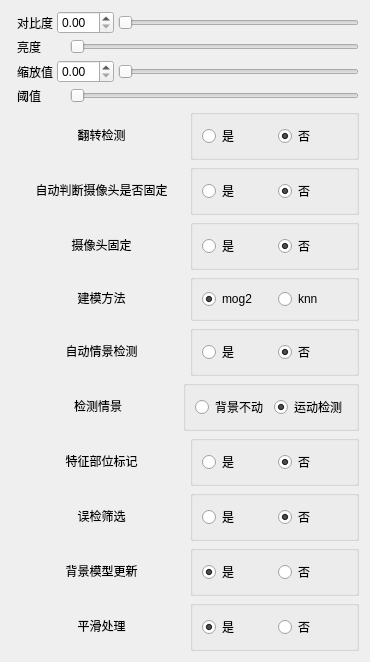
<?xml version="1.0" encoding="UTF-8"?>
<ui version="4.0">
 <class>Dialog</class>
 <widget class="QDialog" name="Dialog">
  <property name="geometry">
   <rect>
    <x>0</x>
    <y>0</y>
    <width>370</width>
    <height>548</height>
   </rect>
  </property>
  <property name="windowTitle">
   <string>参数设置</string>
  </property>
  <property name="windowIcon">
   <iconset>
    <normaloff>res/a128.ico</normaloff>res/a128.ico</iconset>
  </property>
  <layout class="QGridLayout" name="gridLayout">
   <item row="0" column="0">
    <layout class="QVBoxLayout" name="verticalLayout">
     <property name="spacing">
      <number>0</number>
     </property>
     <item>
      <widget class="QWidget" name="widget" native="true">
       <layout class="QVBoxLayout" name="verticalLayout_2">
        <property name="spacing">
         <number>4</number>
        </property>
        <property name="leftMargin">
         <number>6</number>
        </property>
        <property name="topMargin">
         <number>0</number>
        </property>
        <property name="rightMargin">
         <number>0</number>
        </property>
        <property name="bottomMargin">
         <number>0</number>
        </property>
        <item>
         <layout class="QHBoxLayout" name="horizontalLayout_16">
          <item>
           <widget class="QLabel" name="label_Contrast1">
            <property name="text">
             <string>对比度</string>
            </property>
           </widget>
          </item>
          <item>
           <widget class="QDoubleSpinBox" name="doubleSpinBox_contrast"/>
          </item>
          <item>
           <widget class="QSlider" name="slider_contrast">
            <property name="orientation">
             <enum>Qt::Horizontal</enum>
            </property>
           </widget>
          </item>
         </layout>
        </item>
        <item>
         <layout class="QHBoxLayout" name="horizontalLayout_15">
          <item>
           <widget class="QLabel" name="label_bright1">
            <property name="text">
             <string>亮度    </string>
            </property>
           </widget>
          </item>
          <item>
           <widget class="QLabel" name="label_bright2">
            <property name="text">
             <string/>
            </property>
           </widget>
          </item>
          <item>
           <widget class="QSlider" name="slider_bright">
            <property name="orientation">
             <enum>Qt::Horizontal</enum>
            </property>
           </widget>
          </item>
         </layout>
        </item>
        <item>
         <layout class="QHBoxLayout" name="horizontalLayout">
          <item>
           <widget class="QLabel" name="label_scale">
            <property name="text">
             <string>缩放值</string>
            </property>
           </widget>
          </item>
          <item>
           <widget class="QDoubleSpinBox" name="doubleSpinBox"/>
          </item>
          <item>
           <widget class="QSlider" name="slider_scale">
            <property name="orientation">
             <enum>Qt::Horizontal</enum>
            </property>
           </widget>
          </item>
         </layout>
        </item>
        <item>
         <layout class="QHBoxLayout" name="horizontalLayout_2">
          <item>
           <widget class="QLabel" name="label_thres">
            <property name="text">
             <string>阈值    </string>
            </property>
           </widget>
          </item>
          <item>
           <widget class="QLabel" name="label_2">
            <property name="text">
             <string/>
            </property>
           </widget>
          </item>
          <item>
           <widget class="QSlider" name="slider_thres">
            <property name="maximum">
             <number>255</number>
            </property>
            <property name="orientation">
             <enum>Qt::Horizontal</enum>
            </property>
           </widget>
          </item>
         </layout>
        </item>
        <item>
         <layout class="QHBoxLayout" name="horizontalLayout_3">
          <item>
           <widget class="QLabel" name="label_flip">
            <property name="text">
             <string>翻转检测</string>
            </property>
            <property name="alignment">
             <set>Qt::AlignCenter</set>
            </property>
           </widget>
          </item>
          <item>
           <widget class="QGroupBox" name="groupBox_flip">
            <property name="title">
             <string/>
            </property>
            <layout class="QHBoxLayout" name="horizontalLayout_9">
             <item>
              <widget class="QRadioButton" name="radioButton_flip1">
               <property name="text">
                <string>是</string>
               </property>
               <property name="checked">
                <bool>false</bool>
               </property>
              </widget>
             </item>
             <item>
              <widget class="QRadioButton" name="radioButton_flip2">
               <property name="text">
                <string>否</string>
               </property>
               <property name="checked">
                <bool>true</bool>
               </property>
              </widget>
             </item>
            </layout>
           </widget>
          </item>
         </layout>
        </item>
        <item>
         <layout class="QHBoxLayout" name="horizontalLayout_17">
          <item>
           <widget class="QLabel" name="label_autoSight">
            <property name="text">
             <string>自动判断摄像头是否固定</string>
            </property>
            <property name="alignment">
             <set>Qt::AlignCenter</set>
            </property>
           </widget>
          </item>
          <item>
           <widget class="QGroupBox" name="groupBox_autoSight">
            <property name="title">
             <string/>
            </property>
            <layout class="QHBoxLayout" name="horizontalLayout_18">
             <item>
              <widget class="QRadioButton" name="radioButton_autoSight1">
               <property name="text">
                <string>是</string>
               </property>
               <property name="checked">
                <bool>false</bool>
               </property>
              </widget>
             </item>
             <item>
              <widget class="QRadioButton" name="radioButton_autoSight2">
               <property name="text">
                <string>否</string>
               </property>
               <property name="checked">
                <bool>true</bool>
               </property>
              </widget>
             </item>
            </layout>
           </widget>
          </item>
         </layout>
        </item>
        <item>
         <layout class="QHBoxLayout" name="horizontalLayout_4">
          <item>
           <widget class="QLabel" name="label_origin">
            <property name="text">
             <string>摄像头固定</string>
            </property>
            <property name="alignment">
             <set>Qt::AlignCenter</set>
            </property>
           </widget>
          </item>
          <item>
           <widget class="QGroupBox" name="groupBox_origin">
            <property name="title">
             <string/>
            </property>
            <layout class="QHBoxLayout" name="horizontalLayout_10">
             <item>
              <widget class="QRadioButton" name="radioButton_origin1">
               <property name="text">
                <string>是</string>
               </property>
               <property name="checked">
                <bool>false</bool>
               </property>
              </widget>
             </item>
             <item>
              <widget class="QRadioButton" name="radioButton_origin2">
               <property name="text">
                <string>否</string>
               </property>
               <property name="checked">
                <bool>true</bool>
               </property>
              </widget>
             </item>
            </layout>
           </widget>
          </item>
         </layout>
        </item>
        <item>
         <layout class="QHBoxLayout" name="horizontalLayout_5">
          <item>
           <widget class="QLabel" name="label_mod">
            <property name="text">
             <string>建模方法</string>
            </property>
            <property name="alignment">
             <set>Qt::AlignCenter</set>
            </property>
           </widget>
          </item>
          <item>
           <widget class="QGroupBox" name="groupBox_mod">
            <property name="title">
             <string/>
            </property>
            <layout class="QHBoxLayout" name="horizontalLayout_11">
             <item>
              <widget class="QRadioButton" name="radioButton_mog2">
               <property name="text">
                <string>mog2</string>
               </property>
               <property name="checked">
                <bool>true</bool>
               </property>
              </widget>
             </item>
             <item>
              <widget class="QRadioButton" name="radioButton_knn">
               <property name="text">
                <string>knn</string>
               </property>
              </widget>
             </item>
            </layout>
           </widget>
          </item>
         </layout>
        </item>
        <item>
         <layout class="QHBoxLayout" name="horizontalLayout_21">
          <item>
           <widget class="QLabel" name="label_ajd2">
            <property name="text">
             <string>自动情景检测</string>
            </property>
            <property name="alignment">
             <set>Qt::AlignCenter</set>
            </property>
           </widget>
          </item>
          <item>
           <widget class="QGroupBox" name="groupBox_adj2">
            <property name="title">
             <string/>
            </property>
            <layout class="QHBoxLayout" name="horizontalLayout_22">
             <item>
              <widget class="QRadioButton" name="radioButton_adj21">
               <property name="text">
                <string>是</string>
               </property>
              </widget>
             </item>
             <item>
              <widget class="QRadioButton" name="radioButton_adj22">
               <property name="text">
                <string>否</string>
               </property>
               <property name="checked">
                <bool>true</bool>
               </property>
              </widget>
             </item>
            </layout>
           </widget>
          </item>
         </layout>
        </item>
        <item>
         <layout class="QHBoxLayout" name="horizontalLayout_6">
          <item>
           <widget class="QLabel" name="label_slight">
            <property name="text">
             <string>检测情景</string>
            </property>
            <property name="alignment">
             <set>Qt::AlignCenter</set>
            </property>
           </widget>
          </item>
          <item>
           <widget class="QGroupBox" name="groupBox_slight">
            <property name="title">
             <string/>
            </property>
            <layout class="QHBoxLayout" name="horizontalLayout_12">
             <item>
              <widget class="QRadioButton" name="radioButton_slight1">
               <property name="text">
                <string>背景不动</string>
               </property>
              </widget>
             </item>
             <item>
              <widget class="QRadioButton" name="radioButton_slight2">
               <property name="text">
                <string>运动检测</string>
               </property>
               <property name="checked">
                <bool>true</bool>
               </property>
              </widget>
             </item>
            </layout>
           </widget>
          </item>
         </layout>
        </item>
        <item>
         <layout class="QHBoxLayout" name="horizontalLayout_23">
          <item>
           <widget class="QLabel" name="label_nest">
            <property name="text">
             <string>特征部位标记</string>
            </property>
            <property name="alignment">
             <set>Qt::AlignCenter</set>
            </property>
           </widget>
          </item>
          <item>
           <widget class="QGroupBox" name="groupBox_nest">
            <property name="title">
             <string/>
            </property>
            <layout class="QHBoxLayout" name="horizontalLayout_24">
             <item>
              <widget class="QRadioButton" name="radioButton_nest1">
               <property name="text">
                <string>是</string>
               </property>
              </widget>
             </item>
             <item>
              <widget class="QRadioButton" name="radioButton_nest2">
               <property name="text">
                <string>否</string>
               </property>
               <property name="checked">
                <bool>true</bool>
               </property>
              </widget>
             </item>
            </layout>
           </widget>
          </item>
         </layout>
        </item>
        <item>
         <layout class="QHBoxLayout" name="horizontalLayout_19">
          <item>
           <widget class="QLabel" name="label_nestLimit">
            <property name="text">
             <string>误检筛选</string>
            </property>
            <property name="alignment">
             <set>Qt::AlignCenter</set>
            </property>
           </widget>
          </item>
          <item>
           <widget class="QGroupBox" name="groupBox_nestLimit">
            <property name="title">
             <string/>
            </property>
            <layout class="QHBoxLayout" name="horizontalLayout_20">
             <item>
              <widget class="QRadioButton" name="radioButton_nestLimit">
               <property name="text">
                <string>是</string>
               </property>
              </widget>
             </item>
             <item>
              <widget class="QRadioButton" name="radioButton_nestLimit_2">
               <property name="text">
                <string>否</string>
               </property>
               <property name="checked">
                <bool>true</bool>
               </property>
              </widget>
             </item>
            </layout>
           </widget>
          </item>
         </layout>
        </item>
        <item>
         <layout class="QHBoxLayout" name="horizontalLayout_7">
          <item>
           <widget class="QLabel" name="label_bgup">
            <property name="text">
             <string>背景模型更新</string>
            </property>
            <property name="alignment">
             <set>Qt::AlignCenter</set>
            </property>
           </widget>
          </item>
          <item>
           <widget class="QGroupBox" name="groupBox_bgup">
            <property name="title">
             <string/>
            </property>
            <layout class="QHBoxLayout" name="horizontalLayout_13">
             <item>
              <widget class="QRadioButton" name="radioButton_bgup1">
               <property name="text">
                <string>是</string>
               </property>
               <property name="checked">
                <bool>true</bool>
               </property>
              </widget>
             </item>
             <item>
              <widget class="QRadioButton" name="radioButton_bgup2">
               <property name="text">
                <string>否</string>
               </property>
              </widget>
             </item>
            </layout>
           </widget>
          </item>
         </layout>
        </item>
        <item>
         <layout class="QHBoxLayout" name="horizontalLayout_8">
          <item>
           <widget class="QLabel" name="label_smooth">
            <property name="text">
             <string>平滑处理</string>
            </property>
            <property name="alignment">
             <set>Qt::AlignCenter</set>
            </property>
           </widget>
          </item>
          <item>
           <widget class="QGroupBox" name="groupBox_smooth">
            <property name="title">
             <string/>
            </property>
            <layout class="QHBoxLayout" name="horizontalLayout_14">
             <item>
              <widget class="QRadioButton" name="radioButton_smooth1">
               <property name="text">
                <string>是</string>
               </property>
               <property name="checked">
                <bool>true</bool>
               </property>
              </widget>
             </item>
             <item>
              <widget class="QRadioButton" name="radioButton_smooth2">
               <property name="text">
                <string>否</string>
               </property>
              </widget>
             </item>
            </layout>
           </widget>
          </item>
         </layout>
        </item>
       </layout>
      </widget>
     </item>
    </layout>
   </item>
  </layout>
 </widget>
 <resources/>
 <connections/>
</ui>
